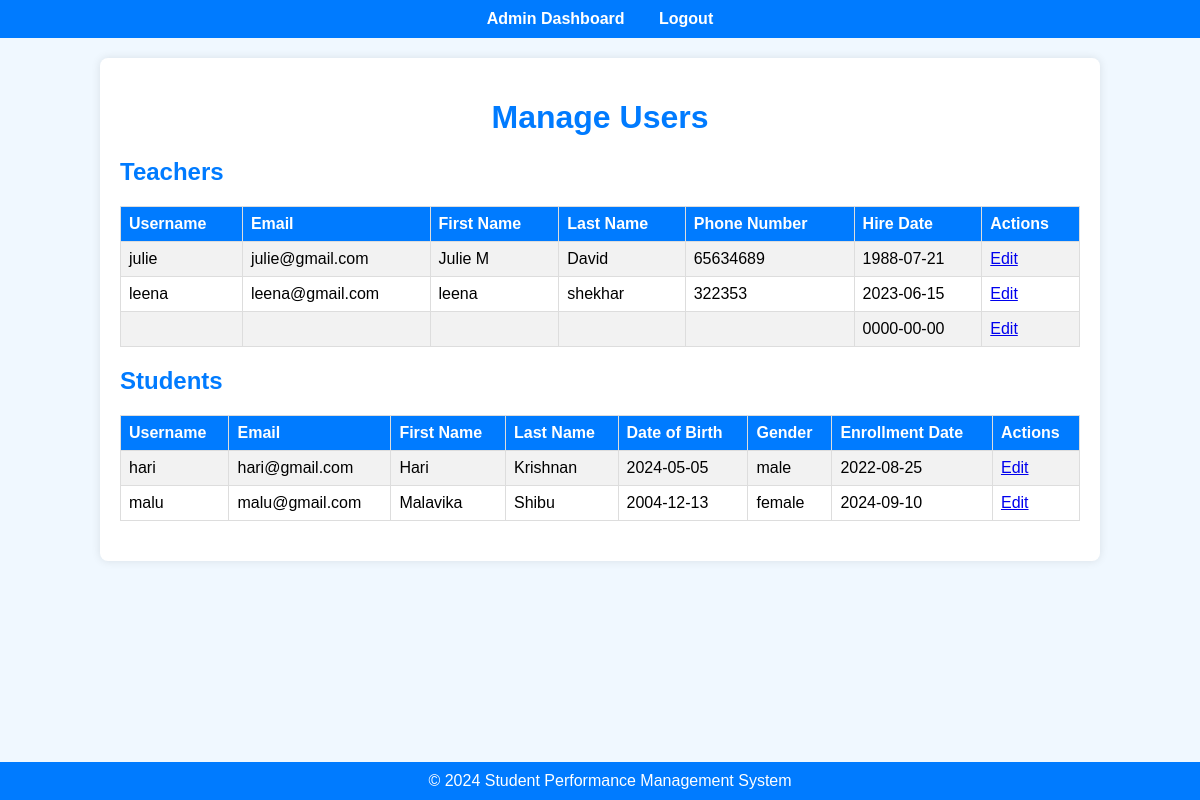
/html/ManageUsers.php, run on the app's committed database.
### tables this page shows
CREATE TABLE `teachers` (
  `teacher_id` int(11) NOT NULL,
  `first_name` varchar(50) NOT NULL,
  `last_name` varchar(50) NOT NULL,
  `email` varchar(100) NOT NULL,
  `phone_number` varchar(15) DEFAULT NULL,
  `hire_date` date NOT NULL,
  `user_id` int(11) DEFAULT NULL,
  `created_at` timestamp NOT NULL DEFAULT current_timestamp(),
  `updated_at` timestamp NOT NULL DEFAULT current_timestamp() ON UPDATE current_timestamp()
);

CREATE TABLE `users` (
  `user_id` int(11) NOT NULL,
  `username` varchar(50) NOT NULL,
  `password` varchar(255) NOT NULL,
  `role` enum('admin','teacher','student') NOT NULL,
  `email` varchar(100) NOT NULL,
  `created_at` timestamp NOT NULL DEFAULT current_timestamp(),
  `updated_at` timestamp NOT NULL DEFAULT current_timestamp() ON UPDATE current_timestamp()
);

CREATE TABLE `students` (
  `student_id` int(11) NOT NULL,
  `first_name` varchar(50) NOT NULL,
  `last_name` varchar(50) NOT NULL,
  `date_of_birth` date NOT NULL,
  `gender` enum('male','female','other') NOT NULL,
  `address` varchar(255) DEFAULT NULL,
  `phone_number` varchar(15) DEFAULT NULL,
  `email` varchar(100) NOT NULL,
  `enrollment_date` date NOT NULL,
  `user_id` int(11) DEFAULT NULL,
  `created_at` timestamp NOT NULL DEFAULT current_timestamp(),
  `updated_at` timestamp NOT NULL DEFAULT current_timestamp() ON UPDATE current_timestamp()
);

### html/ManageUsers.php (the view, shortened to what this page needs)
<!DOCTYPE html>
<html lang="en">
<head>
    <link rel="stylesheet" href="../css/ManageUsers.css">
</head>
<body>
    <nav>
        <a href="AdminDashboard.html">Admin Dashboard</a>
        <a href="logout.html">Logout</a>
    </nav>
    <div class="container">
        <h1>Manage Users</h1>
        <div class="user-table">
            <h2>Teachers</h2>
            <table>
                <tr>
                    <th>Username</th>
                    <th>Email</th>
                    <th>First Name</th>
                    <th>Last Name</th>
                    <th>Phone Number</th>
                    <th>Hire Date</th>
                    <th>Actions</th>
                </tr>
                <?php
                include 'db_connection.php';
                $sql = "SELECT u.username, u.email, t.first_name, t.last_name, t.phone_number, t.hire_date, t.teacher_id
                        FROM users u
                        JOIN teachers t ON u.user_id = t.user_id";
                $result = $conn->query($sql);
                if ($result->num_rows > 0) {
                    while($row = $result->fetch_assoc()) {
                        echo "<tr>
                                <td>{$row['username']}</td>
                                <td>{$row['email']}</td>
                                <td>{$row['first_name']}</td>
                                <td>{$row['last_name']}</td>
                                <td>{$row['phone_number']}</td>
                                <td>{$row['hire_date']}</td>
                                <td><a href='EditUsers.php?type=teacher&id={$row['teacher_id']}'>Edit</a></td>
                              </tr>";
                    }
                } else {
                    echo "<tr><td colspan='7'>No teachers found</td></tr>";
                }
                ?>
            </table>
            <h2>Students</h2>
            <table>
                <tr>
                    <th>Username</th>
                    <th>Email</th>
                    <th>First Name</th>
                    <th>Last Name</th>
                    <th>Date of Birth</th>
                    <th>Gender</th>
                    <th>Enrollment Date</th>
                    <th>Actions</th>
                </tr>
                <?php
                $sql = "SELECT u.username, u.email, s.first_name, s.last_name, s.date_of_birth, s.gender, s.enrollment_date, s.student_id
                        FROM users u
                        JOIN students s ON u.user_id = s.user_id";
                $result = $conn->query($sql);
                if ($result->num_rows > 0) {
                    while($row = $result->fetch_assoc()) {
                        echo "<tr>
                                <td>{$row['username']}</td>
                                <td>{$row['email']}</td>
                                <td>{$row['first_name']}</td>
                                <td>{$row['last_name']}</td>
                                <td>{$row['date_of_birth']}</td>
                                <td>{$row['gender']}</td>
                                <td>{$row['enrollment_date']}</td>
                                <td><a href='EditUsers.php?type=student&id={$row['student_id']}'>Edit</a></td>
                              </tr>";
                    }
                } else {
                    echo "<tr><td colspan='8'>No students found</td></tr>";
                }
                ?>
            </table>
        </div>
    </div>
    <footer>
        &copy; 2024 Student Performance Management System
    </footer>
</body>
</html>

### css/ManageUsers.css (style rules this page uses)
body { font-family: Arial, sans-serif; background-color: #f0f8ff; margin: 0; padding: 0; }
nav { background-color: #007BFF; padding: 10px; text-align: center; }
nav a { color: white; margin: 0 15px; text-decoration: none; font-weight: bold; }
.container { width: 80%; margin: 20px auto; background-color: white; padding: 20px; box-shadow: 0 0 10px rgba(0, 0, 0, 0.1); border-radius: 8px; }
h1 { text-align: center; color: #007BFF; }
h2 { color: #007BFF; margin-top: 20px; }
.user-table table { width: 100%; border-collapse: collapse; margin: 20px 0; }
.user-table th, .user-table td { border: 1px solid #ddd; padding: 8px; text-align: left; }
.user-table th { background-color: #007BFF; color: white; }
.user-table tr:nth-child(even) { background-color: #f2f2f2; }
footer { text-align: center; padding: 10px; background-color: #007BFF; color: white; position: fixed; bottom: 0; width: 100%; }

### data on the page
teachers: user.username "julie", user.email "julie@gmail.com", first_name "Julie M", last_name "David", phone_number "65634689", hire_date "1988-07-21"
teachers: user.username "leena", user.email "leena@gmail.com", first_name "leena", last_name "shekhar", phone_number "322353", hire_date "2023-06-15"
teachers: hire_date "0000-00-00"
students: user.username "hari", user.email "hari@gmail.com", first_name "Hari", last_name "Krishnan", date_of_birth "2024-05-05", gender "male", enrollment_date "2022-08-25"
students: user.username "malu", user.email "malu@gmail.com", first_name "Malavika", last_name "Shibu", date_of_birth "2004-12-13", gender "female", enrollment_date "2024-09-10"
